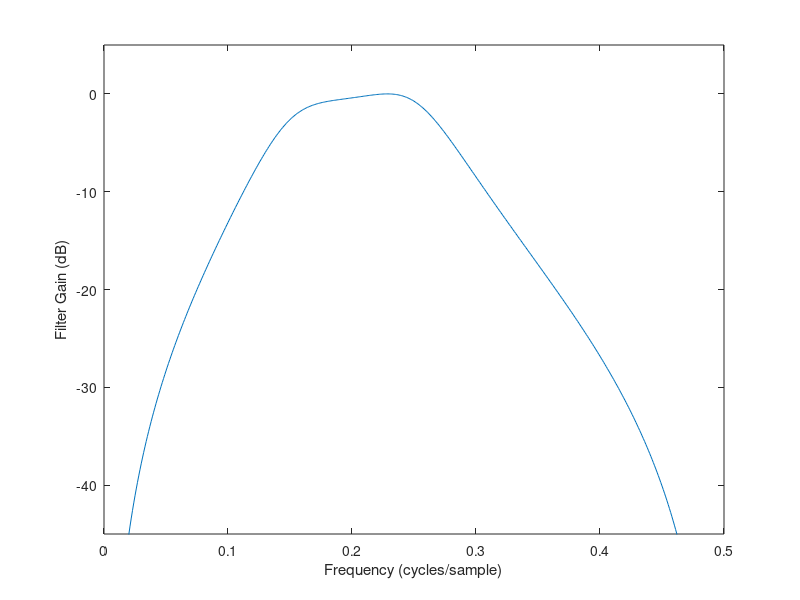

Write the MATLAB code that produced this figure.
%% ECE486 Lab 3 - Task 2
% Script to design bandpass filter to pass frequencies within 0.10 <= f <=
% 0.25 and attenuate frequencies f<=0.05 and f>=0.32 by at least 35 dB

%% Generate filter coefficients
pf = [0.15 0.25];			% pole frequencies
bw = (0.25 - 0.1)*2*pi;		% bandwidth
r = 1 - bw/(2*length(pf));	% radius of poles
zf = [0 0.5];				% zero frequencies
p = [r*exp(1i*2*pi.*pf) r*exp(-1i*2*pi.*pf)];	% poles
z = [1*exp(1i*2*pi.*zf) 1*exp(-1i*2*pi.*zf)];	% zeros
a = poly(p);
b = poly(z);


f = 0:.001:.5;
num = zeros(1,length(f));
den = zeros(1,length(f));
for k=1:length(a)
	den = den + a(k)*exp(-1i*2*pi*(k-1).*f);
end
for k=1:length(b)
	num = num + b(k)*exp(-1i*2*pi*(k-1).*f);
end
G1 = num ./ den;
% G1 = (b(1) + b(2)*exp(-1i*2*pi*f) + b(3)*exp(-1i*2*pi*2*f))./ ...
% 	 (a(1) + a(2)*exp(-1i*2*pi*f) + a(3)*exp(-1i*2*pi*2*f));

K = 1/max(abs(G1));
G1 = K .* G1;

figure(1);
plot(f,20*log10(abs(G1)));
axis([0 0.5 -45 5]);
xlabel('Frequency (cycles/sample)'); ylabel('Filter Gain (dB)');
